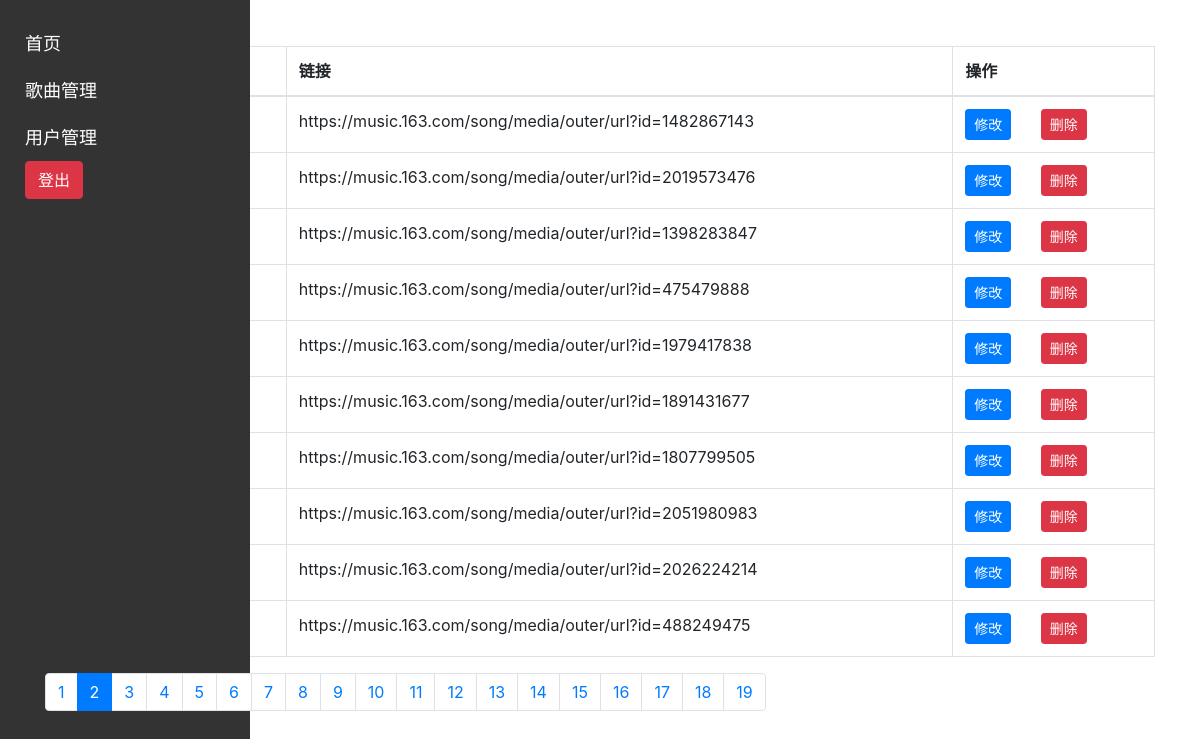
Screenshot of /song_management.php?page=2 (signed in) with the database file from the repository.
### tables this page shows
CREATE TABLE `search_data`  (
  `data_id` int NOT NULL AUTO_INCREMENT,
  `title` varchar(100) NOT NULL COMMENT '歌名',
  `addr` varchar(100) NOT NULL COMMENT '描述',
  `release_date` date NULL DEFAULT NULL COMMENT '出版时间',
  `genre` varchar(50) NULL DEFAULT NULL COMMENT '歌手',
  `popularity` int NULL DEFAULT NULL COMMENT '热度',
  PRIMARY KEY (`data_id`) USING BTREE
);

### song_management.php (the view, shortened to what this page needs)
<?php
include('db.php');
$itemsPerPage = 10;
$page = isset($_GET['page']) ? intval($_GET['page']) : 1;
$offset = ($page - 1) * $itemsPerPage;
$sql = "SELECT * FROM search_data LIMIT $offset, $itemsPerPage";
$result = mysqli_query($conn, $sql);
$searchData = [];
while ($row = mysqli_fetch_assoc($result)) {
    $searchData[] = $row;
}
?>
<!DOCTYPE html>
<html>
<head>
    <link rel="stylesheet" href="css/bootstrap.min.css">
</head>
<body>
    <div class="sidebar">
        <a href="admin.php">首页</a>
        <a href="song_management.php">歌曲管理</a>
        <a href="user_management.php">用户管理</a>
        <form method="POST">
            <button type="submit" name="logout" class="btn btn-danger">登出</button>
        </form>
    </div>
    <div class="container">
        <h2>歌曲管理</h2>
        <table class="table table-bordered">
            <thead>
                <tr>
                    <th>歌名</th>
                    <th>链接</th>
                    <th>操作</th>
                </tr>
            </thead>
            <tbody>
                <?php foreach ($searchData as $data): ?>
                    <tr>
                        <td><?php echo $data['title']; ?></td>
                        <td><?php echo $data['addr']; ?></td>
                        <td>
                            <a href="edit_song.php?id=<?php echo $data['data_id']; ?>" class="btn btn-primary btn-sm">修改</a>
                            <form method="POST" style="display: inline;">
                                <button type="submit" name="delete_song" class="btn btn-danger btn-sm">删除</button>
                            </form>
                        </td>
                    </tr>
                <?php endforeach; ?>
            </tbody>
        </table>
        <?php
        $sql = "SELECT COUNT(*) as total_data FROM search_data";
        $result = mysqli_query($conn, $sql);
        $row = mysqli_fetch_assoc($result);
        $totalData = $row['total_data'];
        $totalPages = ceil($totalData / $itemsPerPage);
        ?>
        <nav>
            <ul class="pagination">
                <?php for ($i = 1; $i <= $totalPages; $i++): ?>
                    <li class="page-item <?php echo $i === $page ? 'active' : ''; ?>">
                        <a class="page-link" href="song_management.php?page=<?php echo $i; ?>"><?php echo $i; ?></a>
                    </li>
                <?php endfor; ?>
            </ul>
        </nav>
    </div>
</body>
</html>

### song_management.php (style rules this page uses)
.sidebar { height: 100%; width: 250px; position: fixed; top: 0; left: 0; background-color: #333; padding-top: 20px; }
.sidebar a { padding: 10px 25px; text-decoration: none; font-size: 18px; color: white; display: block; }
.btn-danger { margin-left: 25px; }

### rows the page displays
search_data: addr "https://music.163.com/song/media/outer/url?id=1482867143"
search_data: addr "https://music.163.com/song/media/outer/url?id=2019573476"
search_data: addr "https://music.163.com/song/media/outer/url?id=1398283847"
search_data: addr "https://music.163.com/song/media/outer/url?id=475479888"
search_data: addr "https://music.163.com/song/media/outer/url?id=1979417838"
search_data: addr "https://music.163.com/song/media/outer/url?id=1891431677"
search_data: addr "https://music.163.com/song/media/outer/url?id=1807799505"
search_data: addr "https://music.163.com/song/media/outer/url?id=2051980983"
search_data: addr "https://music.163.com/song/media/outer/url?id=2026224214"
search_data: addr "https://music.163.com/song/media/outer/url?id=488249475"
